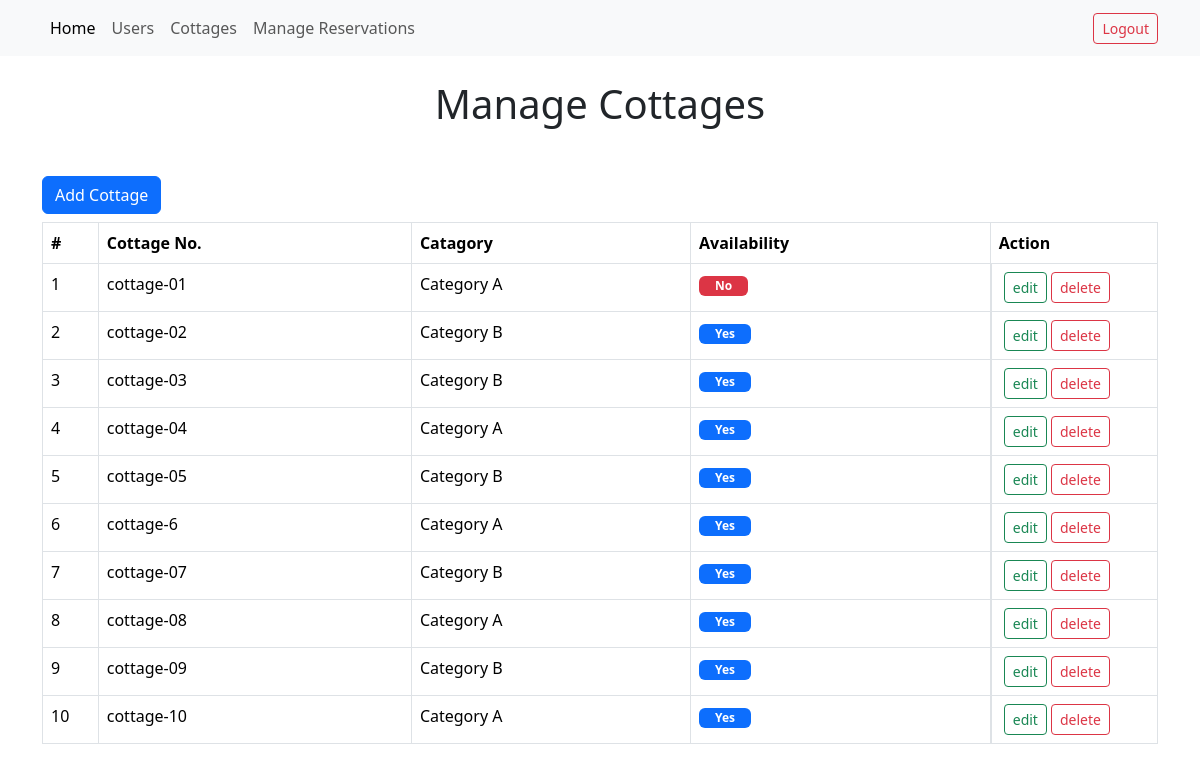
/admin/cottages.php, run on the app's committed database.
### tables this page shows
CREATE TABLE `cottage` (
  `c_id` int(11) NOT NULL,
  `cottage_code` varchar(100) NOT NULL,
  `cs_id` int(11) NOT NULL,
  `availability` int(1) NOT NULL DEFAULT 0
);

CREATE TABLE `cottages` (
  `id` int(11) NOT NULL,
  `cottage_name` text DEFAULT NULL,
  `c_type` varchar(100) NOT NULL,
  `description` text DEFAULT NULL,
  `price` decimal(10,2) DEFAULT NULL,
  `image` varchar(255) DEFAULT NULL
);

### admin/cottages.php (the view, shortened to what this page needs)
<?php include ('./include/header.php'); ?>
<?php include ('./include/navbar.php'); ?>
<div class="container">
    <h1 class="text-center mt-4 mb-5">Manage Cottages</h1>
    <div class="row ">
        <div class="col-3">
            <a href="cottage_add.php" class="btn btn-primary mb-2">Add Cottage</a>
        </div>
        <div class="col-12">
            <table class="table table-bordered">
                <thead>
                    <tr>
                        <th style="width: 5%">#</th>
                        <th scope="col">Cottage No.</th>
                        <th scope="col">Catagory</th>
                        <th scope="col">Availability</th>
                        <th style="width: 15%">Action</th>
                    </tr>
                </thead>
                <tbody>
                    <?php
                    $displayCottages = "SELECT c.c_id, c.cottage_code, cs.cottage_name, c.availability FROM cottage c
                    INNER JOIN cottages cs ON c.cs_id = cs.id";
                    $cottageRes = mysqli_query($conn, $displayCottages);
                    $i = 1;
                    if (mysqli_num_rows($cottageRes) > 0) {
                        while ($cottage = mysqli_fetch_assoc($cottageRes)) { ?>
                            <tr>
                                <td>
                                    <?= $i++ ?>
                                </td>
                                <td>
                                    <?= $cottage['cottage_code'] ?>
                                </td>
                                <td>
                                    <?= $cottage['cottage_name'] ?>
                                </td>
                                <td>
                                    <?php
                                    if ($cottage['availability'] == 1) {
                                        echo "<span class='badge text-bg-danger px-3 py-1'>No</span>";
                                    } else {
                                        echo "<span class='badge text-bg-primary px-3 py-1'>Yes</span>";
                                    }
                                    ?>
                                </td>
                                <td class="d-flex">
                                    <a href="cottage_edit.php?edit=<?= $cottage['c_id'] ?>"
                                        class="btn btn-outline-success btn-sm mx-1">
                                        edit
                                    </a>
                                    <a class="btn btn-outline-danger btn-sm" href="#"
                                        onclick="deleteUser(<?= $cottage['c_id'] ?>)">
                                        delete
                                    </a>
                                </td>
                            </tr>
                        <?php }
                    } ?>
            </table>
        </div>
    </div>
</div>
<?php include ('./include/footer.php') ?>

### data on the page
cottage: cottage_code "cottage-01", cottages.cottage_name "Category A", availability "No"
cottage: cottage_code "cottage-02", cottages.cottage_name "Category B", availability "Yes"
cottage: cottage_code "cottage-03", cottages.cottage_name "Category B", availability "Yes"
cottage: cottage_code "cottage-04", cottages.cottage_name "Category A", availability "Yes"
cottage: cottage_code "cottage-05", cottages.cottage_name "Category B", availability "Yes"
cottage: cottage_code "cottage-6", cottages.cottage_name "Category A", availability "Yes"
cottage: cottage_code "cottage-07", cottages.cottage_name "Category B", availability "Yes"
cottage: cottage_code "cottage-08", cottages.cottage_name "Category A", availability "Yes"
cottage: cottage_code "cottage-09", cottages.cottage_name "Category B", availability "Yes"
cottage: cottage_code "cottage-10", cottages.cottage_name "Category A", availability "Yes"
